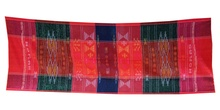
%> input picture matlab_file/img_noise/EDataBad/1.jpg, 220 x 110 px, shrunk from 4000 x 2000 before the run
$ octave --eval "result = example('EDataBad/1.jpg');"   (GNU Octave 9; MATLAB toolbox functions it lacks are replaced by stand-ins)
%> lines starting %> are read from the running program, lines starting %| are printed output that depends on the picture
### matlab_file/img_noise/NoiseLevel.m
% NoiseLevel estimates noise level of input single noisy image.
%
% [nlevel th num] = NoiseLevel(img,patchsize,decim,conf,itr)
%
%Output parameters
% nlevel: estimated noise levels.
% th: threshold to extract weak texture patches at the last iteration.
% num: number of extracted weak texture patches at the last iteration.
%
% The dimension output parameters is same to channels of the input image.
%
%
%Input parameters
% img: input single image
% patchsize (optional): patch size (default: 7)
% decim (optional): decimation factor. If you put large number, the calculation will be accelerated. (default: 0)
% conf (optional): confidence interval to determin the threshold for the weak texture. In this algorithm, this value is usually set the value very close to one. (default: 0.99)
% itr (optional): number of iteration. (default: 3)
%
%Example:
% img = double(imread('img.png'));
% nlevel = NoiseLevel(img);
%
%Reference:
% Xinhao Liu, Masayuki Tanaka and Masatoshi Okutomi
% Noise Level Estimation Using Weak Textured Patches of a Single Noisy Image
% IEEE International Conference on Image Processing (ICIP), 2012.
%
% Xinhao Liu, Masayuki Tanaka and Masatoshi Okutomi
% Single-Image Noise Level Estimation for Blind Denoising Noisy Image
% IEEE Transactions on Image Processing, Vol.22, No.12, pp.5226-5237, December, 2013.
%
% version: 20150203


%%%%%%%%%%%%%%%%%%%%%%%%%%%%%%%%%%%%%%%%%%%%%%%%%%%%%%%%%%%%%%%%%
% Noise Level Estimation:                                       %
%                                                               %
% Copyright (C) 2012-2015 Masayuki Tanaka. All rights reserved. %
%                    mtanaka@ctrl.titech.ac.jp                  %
%                                                               %
%%%%%%%%%%%%%%%%%%%%%%%%%%%%%%%%%%%%%%%%%%%%%%%%%%%%%%%%%%%%%%%%%
function [nlevel th num] = NoiseLevel(img,patchsize,decim,conf,itr)

if( ~exist('itr', 'var') )
    itr = 3;
end

if( ~exist('conf', 'var') )
    conf = 1-1E-6;
end

if( ~exist('decim', 'var') )
    decim = 0;
end

if( ~exist('patchsize', 'var') )
    patchsize = 7;
end


kh = [-1/2,0,1/2];
imgh = imfilter(img,kh,'replicate');
imgh = imgh(:,2:size(imgh,2)-1,:);
imgh = imgh .* imgh;

kv = kh';
imgv = imfilter(img,kv,'replicate');
imgv = imgv(2:size(imgv,1)-1,:,:);
imgv = imgv .* imgv;

Dh = my_convmtx2(kh,patchsize,patchsize);
Dv = my_convmtx2(kv,patchsize,patchsize);
DD = Dh'*Dh+Dv'*Dv;
r = rank(DD);

Dtr = trace(DD);
tau0 = gaminv(conf,double(r)/2, 2.0 * Dtr / double(r));

% [4 lines of commented-out code are left out]

for cha=1:size(img,3)
	X = im2col(img(:,:,cha),[patchsize patchsize]);
	Xh = im2col(imgh(:,:,cha),[patchsize patchsize-2]);
	Xv = im2col(imgv(:,:,cha),[patchsize-2 patchsize]);

	Xtr = sum(vertcat(Xh,Xv));

	if( decim > 0 )
	    XtrX = vertcat(Xtr,X);
	    XtrX = sortrows(XtrX')';
	    p = floor(size(XtrX,2)/(decim+1));
	    p = [1:p] * (decim+1);
	    Xtr = XtrX(1,p);
	    X = XtrX(2:size(XtrX,1),p);
	end

	%%%%% noise level estimation %%%%%
    tau = Inf;
    if( size(X,2) < size(X,1) )
        sig2 = 0;
    else
        cov = X*X'/(size(X,2)-1);
        d = eig(cov);
        sig2 = d(1);
    end

	for i=2:itr
	%%%%% weak texture selectioin %%%%%
	    tau = sig2 * tau0;
	    p = (Xtr<tau);
	    Xtr = Xtr(:,p);
	    X = X(:,p);

	    %%%%% noise level estimation %%%%%
        if( size(X,2) < size(X,1) )
            break;
        end
	    cov = X*X'/(size(X,2)-1);
	    d = eig(cov);
	    sig2 = d(1);
	end

	nlevel(cha) = sqrt(sig2);
	th(cha) = tau;
	num(cha) = size(X,2);
end

%%%%%%%%%%%%%%%%%%%%%%%%%%%%%%%%%%%%%%%%%%%%%%%%%%%%%%%%%%%%
%%%%%%%%%%%%%%%%%%%%%%%%%%%%%%%%%%%%%%%%%%%%%%%%%%%%%%%%%%%%
function T = my_convmtx2(H, m, n)
s = size(H);
T = zeros((m-s(1)+1) * (n-s(2)+1), m*n);

k = 1;
for i=1:(m-s(1)+1)
 for j=1:(n-s(2)+1)

  for p=1:s(1)
   T(k,(i-1+p-1)*n+(j-1)+1:(i-1+p-1)*n+(j-1)+1+s(2)-1) = H(p,:);
  end

  k = k + 1;
 end
end

### matlab_file/img_noise/checkNoise.m
function checkNoise = example(sourceFile)
%> called with sourceFile = 'EDataBad/1.jpg'
    currentimage = double(imread(sourceFile));
    level_noise = NoiseLevel(currentimage);
%> in NoiseLevel, `imgh = imfilter(img,kh,'replicate');`:
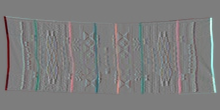
%> imgh: size 110x220x3 double; mean R, G, B 0, 0, 0; drawn with min black and max white
%> in NoiseLevel, `imgh = imgh(:,2:size(imgh,2)-1,:);`:
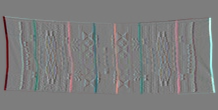
%> imgh: size 110x218x3 double; mean R, G, B 0, 0, 0; drawn with min black and max white
%> in NoiseLevel, `imgh = imgh .* imgh;`:
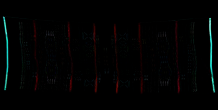
%> imgh: size 110x218x3 double; mean R, G, B 117.1, 160.6, 153.5; drawn with min black and max white
%> in NoiseLevel, `imgv = imfilter(img,kv,'replicate');`:
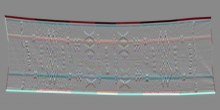
%> imgv: size 110x220x3 double; mean R, G, B 0, 0, 0; mean of the top-left, top-right, bottom-left and bottom-right quarters -2.7, -2.8, 2.7, 2.8; drawn with min black and max white
%> in NoiseLevel, `imgv = imgv(2:size(imgv,1)-1,:,:);`:
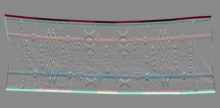
%> imgv: size 108x220x3 double; mean R, G, B 0, 0, 0; drawn with min black and max white
%> in NoiseLevel, `imgv = imgv .* imgv;`:
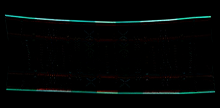
%> imgv: size 108x220x3 double; mean R, G, B 169.6, 309.5, 276.9; drawn with min black and max white
%> the loop in NoiseLevel, `for cha=1:size(img,3)` made 3 passes
%> pass 1, in NoiseLevel, `cov = X*X'/(size(X,2)-1);`:
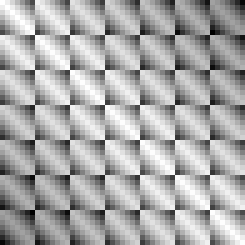
%> cov: size 49x49 double (shown 5 times larger); min 36777.3, max 38997.1, mean 38248.3; drawn with min black and max white
%> after the loop in NoiseLevel, `for cha=1:size(img,3)`: num = [4397 4084 3903]; th = [5.77 6.07 4.88]


    fprintf(" : %.2f ",level_noise);
%|  : 0.02  : 0.00  : 0.00

    fileID = fopen('result.txt','w');
    fprintf(fileID,'%.2f ',level_noise);
    fclose(fileID);

end
%> (the run ends here)

$ run again, on matlab_file/img_noise/EDataBad/10.jpg
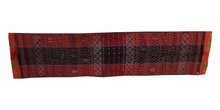
%> input picture matlab_file/img_noise/EDataBad/10.jpg, 220 x 110 px, shrunk from 4000 x 2000 before the run
%> in NoiseLevel, `imgv = imgv .* imgv;`:
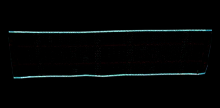
%> imgv: size 108x220x3 double; mean R, G, B 230.2, 336.6, 338.3; drawn with min black and max white
%> the loop in NoiseLevel, `for cha=1:size(img,3)` made 3 passes
%> pass 1, in NoiseLevel, `cov = X*X'/(size(X,2)-1);`:
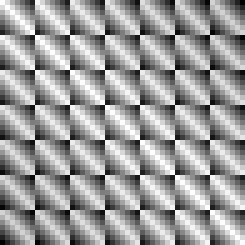
%> cov: size 49x49 double (shown 5 times larger); min 40794.3, max 42410.5, mean 41778.2; drawn with min black and max white
%> after the loop in NoiseLevel, `for cha=1:size(img,3)`: nlevel = [0.00849 0.0116 0.0131]; num = [9713 9705 9911]; th = [1.77 2.35 2.73]
%> level_noise = [0.00849 0.0116 0.0131]
%|  : 0.01  : 0.01  : 0.01

$ run again, on matlab_file/img_noise/EDataBad/11.jpg
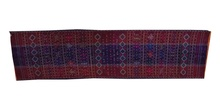
%> input picture matlab_file/img_noise/EDataBad/11.jpg, 220 x 110 px, shrunk from 4000 x 2000 before the run
%> in NoiseLevel, `imgv = imgv .* imgv;`:
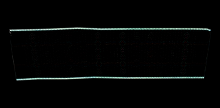
%> imgv: size 108x220x3 double; mean R, G, B 272.4, 344.4, 319.1; drawn with min black and max white
%> the loop in NoiseLevel, `for cha=1:size(img,3)` made 3 passes
%> pass 1, in NoiseLevel, `cov = X*X'/(size(X,2)-1);`:
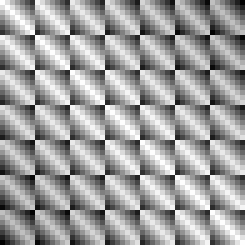
%> cov: size 49x49 double (shown 5 times larger); min 36725, max 38907.1, mean 38077.5; drawn with min black and max white
%> after the loop in NoiseLevel, `for cha=1:size(img,3)`: nlevel = [0.0462 0.0497 0.0114]; num = [9022 8914 8565]; th = [6.49 5.52 4.1]
%> level_noise = [0.0462 0.0497 0.0114]
%|  : 0.05  : 0.05  : 0.01
